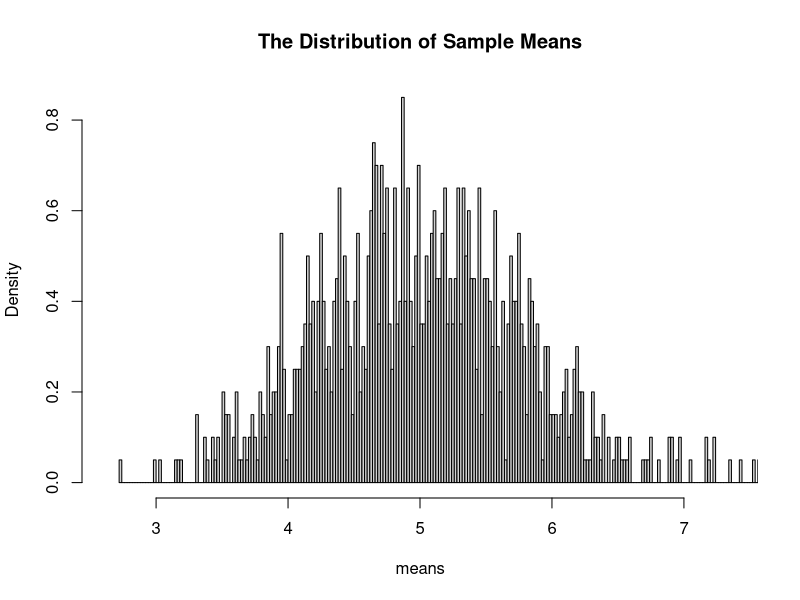

Reproduce this figure in R. (Note: this script raises an error after producing the figure.)
## ---- chunk 1
set.seed(123)
nsamples=40
nosims=1000
lambda=.2;
xmu=1/lambda
xsd=(1/lambda)/sqrt(nsamples) 
psd=1/lambda
## ---- chunk 2
getdist=function(){
  dist=rexp(nosims*nsamples,rate=lambda)
  v1=c(1:nosims)
  v2=apply(matrix(data=dist,nrow=nosims),1,mean)
  v3=apply(matrix(data=dist,nrow=nosims),1,sd)
  m=cbind(v1,v2,v3)
  dimnames(m)=list(c(),c("id","mean","sd"))
  m
}
## ---- chunk 3
m=getdist()
means=m[,c("mean")]
nmeans=(m[,c("mean")]-xmu)/xsd 
sds=m[,c("sd")]
msd=mean(sds)
pdiff=abs(msd -  psd)/(msd+psd)*200
message("percentage difference for sigma=",pdiff)
mm=mean(means)
pdiff2=abs(mm -  xmu)/(mm+xmu)*200
message("percentage difference for mu=",pdiff2)
## ---- chunk 4
varyingDist1=function(n,start){
  nseq=seq(start,by=1,length.out=n)
  mmatrix=matrix(nrow = nosims, ncol=n)
  nsamples1=start
  nsamples2=nsamples1+n-1
  v=vector(length=n)
  for(nsamples in nsamples1:nsamples2){
     dist=rexp(nosims*nsamples,rate=lambda)
     v2=apply(matrix(data=dist,nrow=nosims),1,mean)
     mm=mean(v2)
     pdiff=abs(mm-xmu)/(mm+xmu)*200
     v[nsamples-nsamples1+1]=pdiff
  }
  v
}
## ---- chunk 5
plot1=function(){
   hist(means,breaks=200,xlim=xmu+c(-1,1)*3*xsd,freq=F,main="The Distribution of Sample Means")
   xfit=as.vector(seq(from=min(v),to=max(means),length.out=nosims))
   xfit2=(xfit-xmu)/xsd
   yfit=1/(xsd*sqrt(2*pi))*exp(-xfit2^2/2)
   lines(x=xfit,y=yfit,type ="l",lwd = 2 ,col="red")
   x=c(mm,mm)
   y=c(0,dnorm(mm,mean=xmu,sd=xsd))
   lines(x=x,y=y,lwd=5,col="blue")
   x=xmu+c(-2,2)*xsd
   y=dnorm(x,mean=xmu,sd=xsd);
   lines(x=x,y=y,lwd=5,col="blue")
}
plot2=function(){
  
  hist(nmeans,xlim=c(-1,1)*3,breaks=100,main="Normallized Distribution of Means",freq=F)
  xfit=seq(-3,3,length=nosims*nsamples)
  yfit=1/sqrt(2*pi)*exp(-xfit^2/2)
  lines(x=xfit,y=yfit,type ="l",lwd = 1 ,col = "red")
  x=c(0,0)
  y=c(0,dnorm(0))
  lines(x=x,y=y,lwd=5,col="blue")
  x=c(-2,2)
  y=dnorm(x);
  lines(x=x,y=y,lwd=5,col="blue")
}

#
# show that the sample stadndard deviation follows a sigma/sqrt(n)
#
# parm n - the number of samples sizes
# start is the starting sample size
plot3=function(n,start){
  x=seq(start,by=1,length.out=n)
  mmatrix=matrix(nrow = nosims, ncol=n)
  nsamples1=start
  nsamples2=nsamples1+n-1
  v=vector(length=n)
  for(nsamples in nsamples1:nsamples2){
     dist=rexp(nosims*nsamples,rate=lambda)
     v2=apply(matrix(data=dist,nrow=nosims),1,mean)
     sd1=sd(v2)
     sd2=psd/sqrt(nsamples)
     v[nsamples-nsamples1+1]=sd1
  }
  number_samples=x
  sigma_n=v
  plot(number_samples,sigma_n)
  y=psd/sqrt(x)
  lines(x,y,lwd=5,col="blue")
}
## ---- chunk 6
plot1()
## ---- chunk 7
plot2()
## ---- chunk 8
plot3(200,20)
